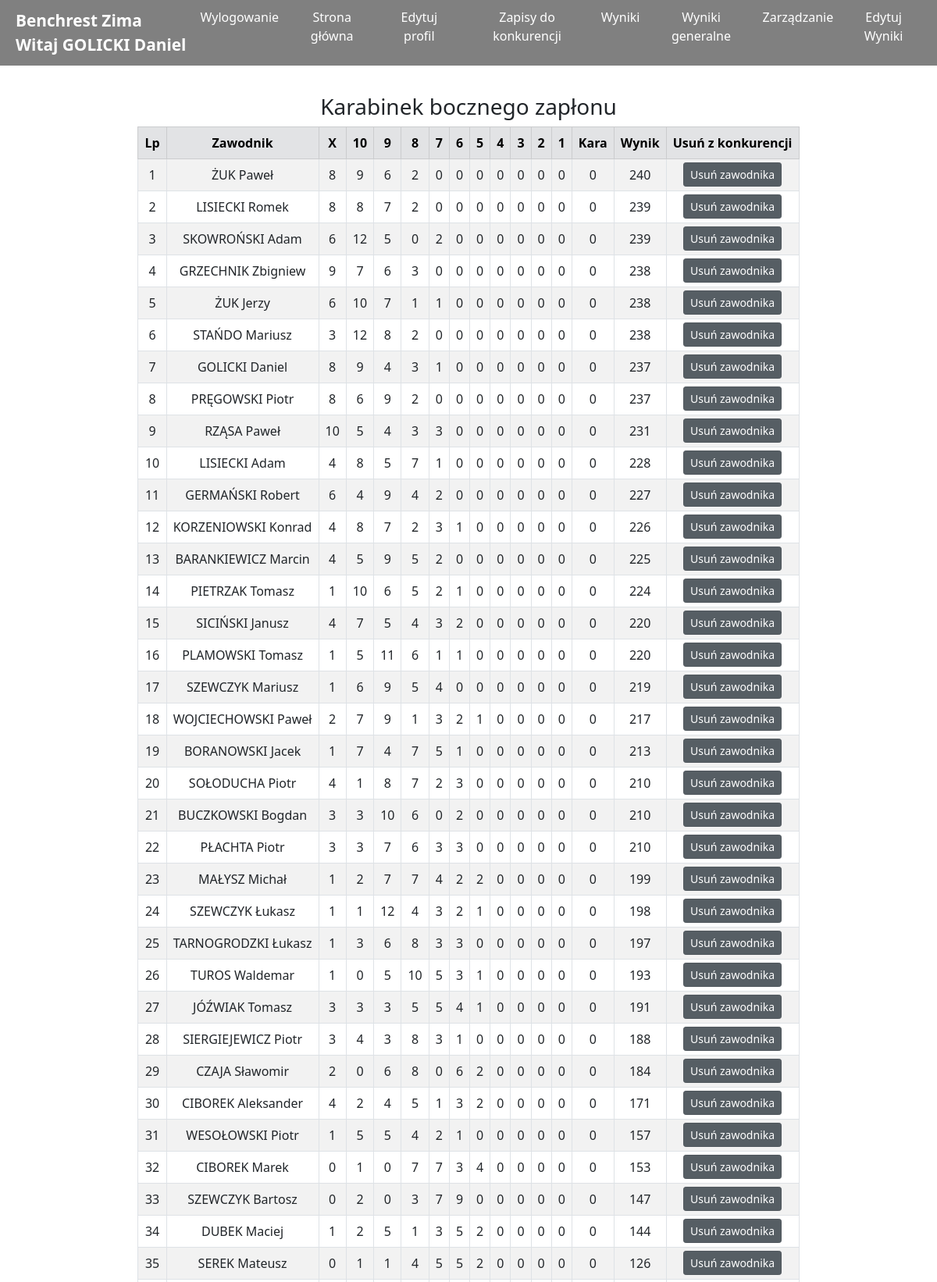
The page /wyniki/8/ (signed in, upper part) on the database its author committed.
### zawody/models.py (models this page shows)
class Turniej(models.Model):
	nazwa = models.CharField(max_length=30)
	rejestracja = models.BooleanField(default=True, verbose_name='Rejestracja')
	klasyfikacja_generalna = models.BooleanField(default=True, verbose_name='Klasyfikacja generalna')
	turniej_archiwalny = models.BooleanField(default=False, verbose_name='Turniej archiwalny')
	wyniki_widoczne = models.BooleanField(default=True, verbose_name='Pokaż wyniki')
	turniej_druzynowy = models.BooleanField(default=False, verbose_name='Turniej drużynowy')
	wyniki_generalne_widoczne = models.BooleanField(default=True, verbose_name='Pokaż wyniki generalne')
	def __str__(self):
		return self.nazwa

### account/models.py (models this page shows, shortened)
class Account(AbstractBaseUser):
	email 					= models.EmailField(verbose_name="email", max_length=60, unique=True, null=False)
	username 				= models.CharField(max_length=30, unique=True)
	imie					=models.TextField(max_length=60, null=False)
	nazwisko				=models.TextField(max_length=60, null=False)
	licencja				=models.TextField(max_length=60, verbose_name='Numer licencji', blank=True, null=True)
	licencja_sedziego		=models.TextField(max_length=60, verbose_name='Numer licencji sędziego', blank=True, null=True)
	klub					=models.TextField(max_length=60,  blank=True, null=True)
	klasa_sedziego			=models.TextField(max_length=60, verbose_name='Klasa sędziego', blank=True, null=True)
	date_joined				= models.DateTimeField(verbose_name='date joined', auto_now_add=True)
	last_login				= models.DateTimeField(verbose_name='last login', auto_now=True)
	is_admin				= models.BooleanField(default=False)
	is_active				= models.BooleanField(default=True)
	is_staff				= models.BooleanField(default=False)
	is_superuser			= models.BooleanField(default=False)
	is_sedzia				= models.BooleanField(default=False)
	rts						= models.BooleanField(default=False)
	rodo_accepted			= models.BooleanField(default=False)
	USERNAME_FIELD = 'email'
	REQUIRED_FIELDS = ['username',]
	objects = MyAccountManager();
	def __str__(self):
		return (self.nazwisko+' '+self.imie)

### wyniki/models.py (models this page shows, shortened)
class Wyniki(models.Model):
	KARA_CHOICES = (
		('BRAK', 'BRAK'),
		('DNF', 'DNF'),
		('DNS', 'DNS'),
		('DSQ', 'DSQ'),
		('PK', 'PK'),
	)
	slug 		= models.SlugField(default=0)
	zawody 		= models.ForeignKey(Zawody, on_delete=models.CASCADE, verbose_name='konkurencja')
	zawodnik 	= models.ForeignKey(Account, on_delete=models.CASCADE)
	X			=models.IntegerField(blank=True, null=False, default=0)
	Xx			=models.IntegerField(blank=True, null=False, default=0, verbose_name='10')
	dziewiec	=models.IntegerField(blank=True, null=False, default=0, verbose_name='9')
	osiem		=models.IntegerField(blank=True, null=False, default=0, verbose_name='8')
	siedem		=models.IntegerField(blank=True, null=False, default=0, verbose_name='7')
	szesc		=models.IntegerField(blank=True, null=False, default=0, verbose_name='6')
	piec		=models.IntegerField(blank=True, null=False, default=0, verbose_name='5')
	cztery		=models.IntegerField(blank=True, null=False, default=0, verbose_name='4')
	trzy		=models.IntegerField(blank=True, null=False, default=0, verbose_name='3')
	dwa			=models.IntegerField(blank=True, null=False, default=0, verbose_name='2')
	jeden		=models.IntegerField(blank=True, null=False, default=0, verbose_name='1')
	wynik 		=models.IntegerField(blank=True, default=0)
	result		=models.TextField(max_length=60, null=True, default='0')
	kara		=models.CharField(max_length=10, choices=KARA_CHOICES, default='BRAK')
	kara_punktowa = models.IntegerField(blank=True, null=False, default=0, verbose_name='Kara punktowa')
	oplata		= models.BooleanField(default=False)
	bron_klubowa		= models.BooleanField(default=False, verbose_name='Broń klubowa')
	amunicja_klubowa		= models.BooleanField(default=False, verbose_name='Amunicja klubowa')
	edited_by_sedzia = models.BooleanField(default=False)
	class Meta:
		verbose_name_plural = "Wyniki"

### wyniki/views.py (the view, shortened to what this page needs)
# urls.py: path('wyniki/<int:pk>/', wyniki, name="wyniki"),
@login_required(login_url="/start/")
def wyniki(request, pk):
	context = {}
	context['nazwa_turnieju'] = nazwa_turnieju(pk)
	context['pk'] = pk
	klasyfikacja_generalna_display = Turniej.objects.filter(id=pk).values_list('klasyfikacja_generalna', flat=True)
	context['klasyfikacja_generalna_display'] = klasyfikacja_generalna_display[0]
	klasyfikacja_generalna = Wyniki.objects.raw('select wyniki_wyniki.id, zawodnik_id, sum(X) as X, sum(Xx) as Xx,sum(dziewiec) as dziewiec, sum(osiem) as osiem,sum(siedem) as siedem , sum(szesc) as szesc, sum(piec) as piec, sum(cztery) as cztery, sum(trzy) as trzy, sum(dwa) as dwa, sum(jeden) as jeden, sum(wynik) as wynik from wyniki_wyniki inner join zawody_zawody on wyniki_wyniki.zawody_id = zawody_zawody.id where zawody_zawody.turniej_id = %s and oplata=1 and wyniki_wyniki.kara = %s group by zawodnik_id order by wynik desc, X desc, Xx desc, dziewiec desc, osiem desc, siedem DESC, szesc desc, piec desc, cztery desc, trzy desc, dwa desc, jeden desc', [pk, 'BRAK'])
	context['klasyfikacja_generalna'] = klasyfikacja_generalna
	if context['nazwa_turnieju'][0].wyniki_widoczne or request.user.rts:
		static_list = []
		zawody_static = Zawody.objects.filter(turniej__id=pk).values_list('id', flat=True).order_by('id')
		for i in zawody_static:
			slownik = {}
			slownik['zawody_nazwa'] = Zawody.objects.filter(id=i).values_list('nazwa', flat=True)
			slownik['wyniki'] = Wyniki.objects.filter(zawody = i, oplata=1).order_by('kara', '-wynik', '-X', '-Xx', '-dziewiec', '-osiem', '-siedem', '-szesc', '-piec', '-cztery', '-trzy', '-dwa', '-jeden')
			slownik['sedzia'] = Sedzia.objects.filter(zawody = i).values_list('sedzia__imie', 'sedzia__nazwisko')
			static_list.append(slownik)
		context['static_list'] = static_list
		dynamic_list = []
		zawody_dynamic = ZawodyDynamic.objects.filter(turniej__id=pk).values_list('id', flat=True).order_by('id')
		context['dynamic_list'] = dynamic_list
		return render(request, 'wyniki/wyniki.html', context)
	else:
		return redirect('not_authorized')

### mainapp/views.py (called while the page is built)
def nazwa_turnieju(arg):
	nazwa = Turniej.objects.filter(id=arg)
	return nazwa

### wyniki/templates/wyniki/wyniki.html (shortened to what this page needs)
{% extends 'base.html' %}
{% block content %}
		<div class="container pt-6">
{% for encjawyniki in static_list %}
			<div class="d-flex justify-content-center" >
				<h3>{{ encjawyniki.zawody_nazwa.0 }}</h3>
			</div>
			<div class="row justify-content-center">
				<div class="col-auto">
					<div class="table-responsive">
						<table class="table table-hover table-responsive table-bordered mx-auto w-auto align-middle md:text-center table-condensed table-striped">
							<thead class="table-secondary">
								<tr>
									<td class="m"><b>Lp</b></td>
									<td class="m"><b>Zawodnik</b></td>
									<td class="m"><b>X</b></td>
									<td class="m"><b>10</b></td>
									<td class="m"><b>9</b></td>
									<td class="m"><b>8</b></td>
									<td class="m"><b>7</b></td>
									<td class="m"><b>6</b></td>
									<td class="m"><b>5</b></td>
									<td class="m"><b>4</b></td>
									<td class="m"><b>3</b></td>
									<td class="m"><b>2</b></td>
									<td class="m"><b>1</b></td>
									<td class="m"><b>Kara</b></td>
									<td class="m"><b>Wynik</b></td>
									{% if user.rts %}
									<td class="m"><b>Usuń z konkurencji</b></td>
									{% endif %}
								</tr>
							</thead>
							{% for osoba in encjawyniki.wyniki %}
							<tr>
								<td class="m">{{forloop.counter}}</td>
								<td class="m">{{osoba.zawodnik}}</td>
								<td class="m">{{osoba.X}}</td>
								<td class="m">{{osoba.Xx}}</td>
								<td class="m">{{osoba.dziewiec}}</td>
								<td class="m">{{osoba.osiem}}</td>
								<td class="m">{{osoba.siedem}}</td>
								<td class="m">{{osoba.szesc}}</td>
								<td class="m">{{osoba.piec}}</td>
								<td class="m">{{osoba.cztery}}</td>
								<td class="m">{{osoba.trzy}}</td>
								<td class="m">{{osoba.dwa}}</td>
								<td class="m">{{osoba.jeden}}</td>
								<td class="m">{{osoba.kara_punktowa}}</td>
								<td class="m">{{osoba.result}}</td>
								{% if user.rts %}
								<td class="m p-0 m-0"> <a href="{% url 'konkurencja_delete' osoba.id pk %}" class="btn btn-sm btn-secondary active" role="button" aria-pressed="true"><p class="m m-0 p-0">Usuń zawodnika</p></a></td>
								{% endif %}
							</tr>
							{% endfor %}
						</table>
					</div>
				</div>
			</div>
			<br>
{% endfor %}
		</div>
{% endblock %}

### templates/base.html (shortened to what this page needs)
{% load static %}
<!DOCTYPE html>
<html>
	<head>
        <link href="{% static 'css/static.css' %}" rel="stylesheet" type="text/css">
	    <link href="https://unpkg.com/tailwindcss@^2/dist/tailwind.min.css" rel="stylesheet">
	    <link href="https://cdn.jsdelivr.net/npm/bootstrap@5.0.0-beta2/dist/css/bootstrap.min.css" rel="stylesheet">
	</head>
	<body>
	<header>
		<a href="#" class="logo">
				<span>
					{{nazwa_turnieju.0}}
					<br>
			{% if request.user.is_authenticated %}
					Witaj {{request.user}}
			{% endif %}
				</span>
		</a>
		<ul class="navigation">
			{% if request.user.is_authenticated %}
				<li><a href="{% url 'logout' pk=pk %}" onclick="toggleMenu();">Wylogowanie</a></li>
				{% if request.user.rodo_accepted %}
					<li><a href="{% url 'start' %}" onclick="toggleMenu();">Strona główna</a></li>
					{% if request.user.is_admin or request.user.is_sedzia %}
	    				<li><a href="{% url 'sedzia_edit' pk=user.id pk_turniej=pk%}" onclick="toggleMenu();">Edytuj profil</a></li>
	    			{% else %}
	    				<li><a href="{% url 'account_edit_personal' pk=user.id pk_turniej=pk%}" onclick="toggleMenu();">Edytuj profil</a></li>
	    			{% endif %}
					<li><a href="{% url 'rejestracja_choose' pk=pk %}" onclick="toggleMenu();">Zapisy do konkurencji</a></li>
					{% if user.is_superuser or user.rts or nazwa_turnieju.0.wyniki_widoczne %}
						<li><a href="{% url 'wyniki' pk=pk %}" onclick="toggleMenu();">Wyniki</a></li>
					{% endif %}
					{% if user.is_superuser or user.rts or nazwa_turnieju.0.wyniki_generalne_widoczne%}
						<li><a href="{% url 'wyniki_general' pk=pk %}" onclick="toggleMenu();">Wyniki generalne</a></li>
					{% endif %}
					{% if user.is_superuser or user.rts %}
						<li><a href="{% url 'zarzadzanie' pk=pk %}" onclick="toggleMenu();">Zarządzanie</a></li>
					{% endif %}
					{% if request.user.is_sedzia %}
						<li><a href="{% url 'wyniki_edycja' pk=pk %}" onclick="toggleMenu();">Edytuj Wyniki</a></li>
					{% endif%}
				{% endif %}
			{% endif %}
		</ul>
	</header>
		<div class="container p-0 pt-5 mt-5">
		{% block content %}
		{% endblock content %}
	</div>
	</body>
</html>

### static/css/static.css (style rules this page uses)
header { position: fixed; top: 0; left: 0; width: 100%; padding: 10px 20px; z-index: 10000; display: flex; justify-content: space-between; align-items: center; transition: 0.5s; background-color: grey; }
header .logo { color: #fff; font-weight: 700; font-size: 1.5em; text-decoration: none; }
header .logo span { color: white; white-space: nowrap; }
header .navigation { position: relative; display: flex; }
header .navigation li { list-style: none; margin-left: 30px; text-align: center; }
header .navigation li a { text-decoration: none; color: #fff; font-weight: 300; transition: transform 2s ease-in-out; }
@media (max-width: 1300px) { header .navigation { padding-left: 2px; } }
@media (max-width: 1300px) { header .navigation li { margin-left: 16px; } }
@media (max-width: 1300px) { header .logo { color: #fff; font-weight: 700; font-size: 1.3em; text-decoration: none; } }
.active { color: white; }

### rows shown on the page
Turniej: nazwa "Benchrest Zima"
Account: user "GOLICKI Daniel"
Wyniki: zawodnik "ŻUK Paweł", X "8", Xx "9", dziewiec "6", osiem "2", siedem "0", szesc "0", piec "0", cztery "0", trzy "0", dwa "0", jeden "0", kara_punktowa "0", result "240"
Wyniki: zawodnik "LISIECKI Romek", X "8", Xx "8", dziewiec "7", osiem "2", siedem "0", szesc "0", piec "0", cztery "0", trzy "0", dwa "0", jeden "0", kara_punktowa "0", result "239"
Wyniki: zawodnik "SKOWROŃSKI Adam", X "6", Xx "12", dziewiec "5", osiem "0", siedem "2", szesc "0", piec "0", cztery "0", trzy "0", dwa "0", jeden "0", kara_punktowa "0", result "239"
Wyniki: zawodnik "GRZECHNIK Zbigniew", X "9", Xx "7", dziewiec "6", osiem "3", siedem "0", szesc "0", piec "0", cztery "0", trzy "0", dwa "0", jeden "0", kara_punktowa "0", result "238"
Wyniki: zawodnik "ŻUK Jerzy", X "6", Xx "10", dziewiec "7", osiem "1", siedem "1", szesc "0", piec "0", cztery "0", trzy "0", dwa "0", jeden "0", kara_punktowa "0", result "238"
Wyniki: zawodnik "STAŃDO Mariusz", X "3", Xx "12", dziewiec "8", osiem "2", siedem "0", szesc "0", piec "0", cztery "0", trzy "0", dwa "0", jeden "0", kara_punktowa "0", result "238"
Wyniki: zawodnik "GOLICKI Daniel", X "8", Xx "9", dziewiec "4", osiem "3", siedem "1", szesc "0", piec "0", cztery "0", trzy "0", dwa "0", jeden "0", kara_punktowa "0", result "237"
Wyniki: zawodnik "PRĘGOWSKI Piotr", X "8", Xx "6", dziewiec "9", osiem "2", siedem "0", szesc "0", piec "0", cztery "0", trzy "0", dwa "0", jeden "0", kara_punktowa "0", result "237"
Wyniki: zawodnik "RZĄSA Paweł", X "10", Xx "5", dziewiec "4", osiem "3", siedem "3", szesc "0", piec "0", cztery "0", trzy "0", dwa "0", jeden "0", kara_punktowa "0", result "231"
Wyniki: zawodnik "LISIECKI Adam", X "4", Xx "8", dziewiec "5", osiem "7", siedem "1", szesc "0", piec "0", cztery "0", trzy "0", dwa "0", jeden "0", kara_punktowa "0", result "228"
Wyniki: zawodnik "GERMAŃSKI Robert", X "6", Xx "4", dziewiec "9", osiem "4", siedem "2", szesc "0", piec "0", cztery "0", trzy "0", dwa "0", jeden "0", kara_punktowa "0", result "227"
Wyniki: zawodnik "KORZENIOWSKI Konrad", X "4", Xx "8", dziewiec "7", osiem "2", siedem "3", szesc "1", piec "0", cztery "0", trzy "0", dwa "0", jeden "0", kara_punktowa "0", result "226"
Wyniki: zawodnik "BARANKIEWICZ Marcin", X "4", Xx "5", dziewiec "9", osiem "5", siedem "2", szesc "0", piec "0", cztery "0", trzy "0", dwa "0", jeden "0", kara_punktowa "0", result "225"
Wyniki: zawodnik "PIETRZAK Tomasz", X "1", Xx "10", dziewiec "6", osiem "5", siedem "2", szesc "1", piec "0", cztery "0", trzy "0", dwa "0", jeden "0", kara_punktowa "0", result "224"
Wyniki: zawodnik "SICIŃSKI Janusz", X "4", Xx "7", dziewiec "5", osiem "4", siedem "3", szesc "2", piec "0", cztery "0", trzy "0", dwa "0", jeden "0", kara_punktowa "0", result "220"
Wyniki: zawodnik "PLAMOWSKI Tomasz", X "1", Xx "5", dziewiec "11", osiem "6", siedem "1", szesc "1", piec "0", cztery "0", trzy "0", dwa "0", jeden "0", kara_punktowa "0", result "220"
Wyniki: zawodnik "SZEWCZYK Mariusz", X "1", Xx "6", dziewiec "9", osiem "5", siedem "4", szesc "0", piec "0", cztery "0", trzy "0", dwa "0", jeden "0", kara_punktowa "0", result "219"
Wyniki: zawodnik "WOJCIECHOWSKI Paweł", X "2", Xx "7", dziewiec "9", osiem "1", siedem "3", szesc "2", piec "1", cztery "0", trzy "0", dwa "0", jeden "0", kara_punktowa "0", result "217"
Wyniki: zawodnik "BORANOWSKI Jacek", X "1", Xx "7", dziewiec "4", osiem "7", siedem "5", szesc "1", piec "0", cztery "0", trzy "0", dwa "0", jeden "0", kara_punktowa "0", result "213"
Wyniki: zawodnik "SOŁODUCHA Piotr", X "4", Xx "1", dziewiec "8", osiem "7", siedem "2", szesc "3", piec "0", cztery "0", trzy "0", dwa "0", jeden "0", kara_punktowa "0", result "210"
Wyniki: zawodnik "BUCZKOWSKI Bogdan", X "3", Xx "3", dziewiec "10", osiem "6", siedem "0", szesc "2", piec "0", cztery "0", trzy "0", dwa "0", jeden "0", kara_punktowa "0", result "210"
Wyniki: zawodnik "PŁACHTA Piotr", X "3", Xx "3", dziewiec "7", osiem "6", siedem "3", szesc "3", piec "0", cztery "0", trzy "0", dwa "0", jeden "0", kara_punktowa "0", result "210"
Wyniki: zawodnik "MAŁYSZ Michał", X "1", Xx "2", dziewiec "7", osiem "7", siedem "4", szesc "2", piec "2", cztery "0", trzy "0", dwa "0", jeden "0", kara_punktowa "0", result "199"
Wyniki: zawodnik "SZEWCZYK Łukasz", X "1", Xx "1", dziewiec "12", osiem "4", siedem "3", szesc "2", piec "1", cztery "0", trzy "0", dwa "0", jeden "0", kara_punktowa "0", result "198"
Wyniki: zawodnik "TARNOGRODZKI Łukasz", X "1", Xx "3", dziewiec "6", osiem "8", siedem "3", szesc "3", piec "0", cztery "0", trzy "0", dwa "0", jeden "0", kara_punktowa "0", result "197"
Wyniki: zawodnik "TUROS Waldemar", X "1", Xx "0", dziewiec "5", osiem "10", siedem "5", szesc "3", piec "1", cztery "0", trzy "0", dwa "0", jeden "0", kara_punktowa "0", result "193"
Wyniki: zawodnik "JÓŹWIAK Tomasz", X "3", Xx "3", dziewiec "3", osiem "5", siedem "5", szesc "4", piec "1", cztery "0", trzy "0", dwa "0", jeden "0", kara_punktowa "0", result "191"
Wyniki: zawodnik "SIERGIEJEWICZ Piotr", X "3", Xx "4", dziewiec "3", osiem "8", siedem "3", szesc "1", piec "0", cztery "0", trzy "0", dwa "0", jeden "0", kara_punktowa "0", result "188"
Wyniki: zawodnik "CZAJA Sławomir", X "2", Xx "0", dziewiec "6", osiem "8", siedem "0", szesc "6", piec "2", cztery "0", trzy "0", dwa "0", jeden "0", kara_punktowa "0", result "184"
Wyniki: zawodnik "CIBOREK Aleksander", X "4", Xx "2", dziewiec "4", osiem "5", siedem "1", szesc "3", piec "2", cztery "0", trzy "0", dwa "0", jeden "0", kara_punktowa "0", result "171"
Wyniki: zawodnik "WESOŁOWSKI Piotr", X "1", Xx "5", dziewiec "5", osiem "4", siedem "2", szesc "1", piec "0", cztery "0", trzy "0", dwa "0", jeden "0", kara_punktowa "0", result "157"
Wyniki: zawodnik "CIBOREK Marek", X "0", Xx "1", dziewiec "0", osiem "7", siedem "7", szesc "3", piec "4", cztery "0", trzy "0", dwa "0", jeden "0", kara_punktowa "0", result "153"
Wyniki: zawodnik "SZEWCZYK Bartosz", X "0", Xx "2", dziewiec "0", osiem "3", siedem "7", szesc "9", piec "0", cztery "0", trzy "0", dwa "0", jeden "0", kara_punktowa "0", result "147"
Wyniki: zawodnik "DUBEK Maciej", X "1", Xx "2", dziewiec "5", osiem "1", siedem "3", szesc "5", piec "2", cztery "0", trzy "0", dwa "0", jeden "0", kara_punktowa "0", result "144"
Wyniki: zawodnik "SEREK Mateusz", X "0", Xx "1", dziewiec "1", osiem "4", siedem "5", szesc "5", piec "2", cztery "0", trzy "0", dwa "0", jeden "0", kara_punktowa "0", result "126"

### other values the page prints
{{ encjawyniki.zawody_nazwa.0 }} "Karabinek bocznego zapłonu"
